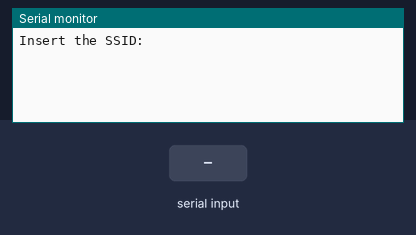
The sketch below on a simulated Arduino MKR. On the bench: the last lines printed to the serial monitor. Inputs (shaded band) come from the test bench.

Above: at 0.8 s.
0.9 s: "1\n" received over Serial
At 1.8 s:
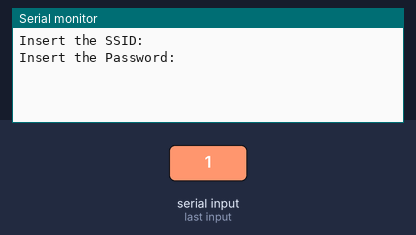
2.4 s: "0\n" received over Serial
At 3.0 s:
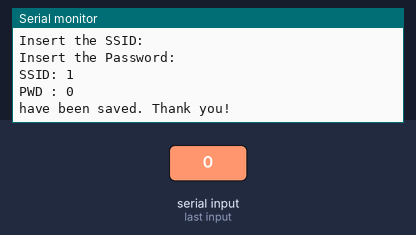

The sketch:

MRK1010FlashStorageBasico.ino
```cpp
/*
  Store and retrieve structured data in Flash memory.

  Almacena en la Flash un usuario y una clave persistentes

  OJO...Cada vez que recompilo lo que tenía guardado se pierde !!!!!!!!!!!!!!!!!

*/


#include <FlashStorage.h>

typedef struct {
  boolean valid;
  char mySsid[100];
  char myPwd[100];
} FSecurity;

// Reservo un espacio de memoria flash
FlashStorage(my_flash_store, FSecurity);


void setup() {
  Serial.begin(9600);

    while (!Serial) { }

  // Creo el objeto credenciales del tipo de la estructura FSecurity
  FSecurity credenciales;

  // Leo la estructura de la memoria que estaba guardada
  credenciales = my_flash_store.read();

  // El elemento valid de la estructura la primera vez va a ser falso y luego lo reemplazo para saber que tengo datos
  if (credenciales.valid == false) {


    Serial.setTimeout(30000);
    Serial.println("Insert the SSID:");
    String mySsid = Serial.readStringUntil('\n');
    Serial.println("Insert the Password:");
    String myPwd = Serial.readStringUntil('\n');

    // Lleno la estructura credenciales
    mySsid.toCharArray(credenciales.mySsid, 100);
    myPwd.toCharArray(credenciales.myPwd, 100);
    credenciales.valid = true;                        // la pongo en verdadero para confimar que tengo datos en la Flash

    // Guardo en la Flash los datos de la estructura
    my_flash_store.write(credenciales);


    Serial.println();
    Serial.print("SSID: ");
    Serial.println(credenciales.mySsid);
    Serial.print("PWD : ");
    Serial.println(credenciales.myPwd);
    Serial.println("have been saved. Thank you!");

  } else {

    // acá pasa la segunda vez que entre porque sabe que los datos son válidos
    Serial.println();
    Serial.print("Hi, your credentials are: ");
    Serial.print(credenciales.mySsid);
    Serial.print(" | ");
    Serial.print(credenciales.myPwd);
    Serial.println(",jejeje :-)");

  }
}

void loop() {
  // Do nothing...
}
```

Measured:
- after the input at 0.9 s, the serial monitor: prints a new line at once (image 1)
- after the input at 2.4 s, the serial monitor: prints a new line at once (image 2)
